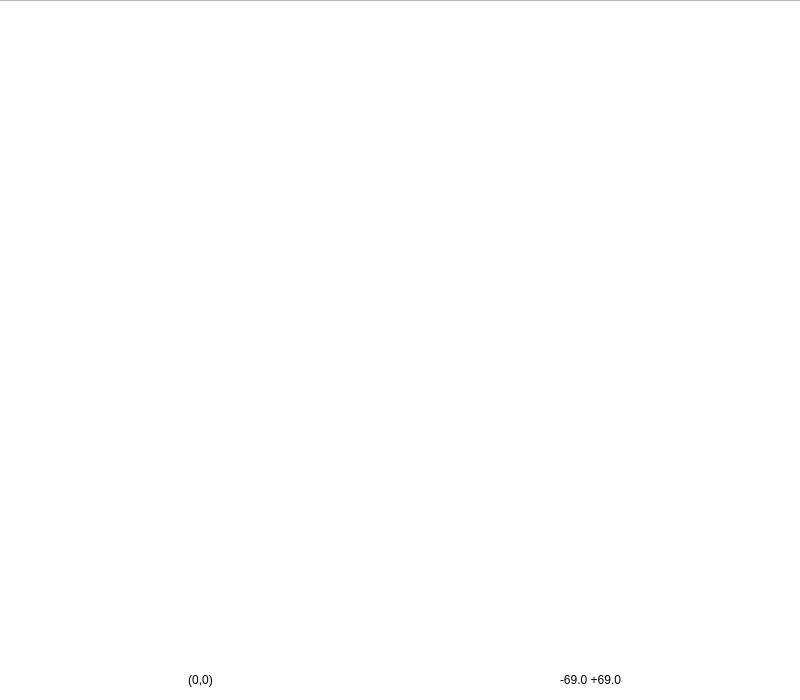
<?xml version="1.0" encoding="UTF-8"?>
<ui version="4.0">
 <class>Layout</class>
 <widget class="QWidget" name="Layout">
  <property name="enabled">
   <bool>true</bool>
  </property>
  <property name="geometry">
   <rect>
    <x>0</x>
    <y>0</y>
    <width>800</width>
    <height>700</height>
   </rect>
  </property>
  <property name="minimumSize">
   <size>
    <width>800</width>
    <height>700</height>
   </size>
  </property>
  <property name="maximumSize">
   <size>
    <width>800</width>
    <height>700</height>
   </size>
  </property>
  <property name="palette">
   <palette>
    <active>
     <colorrole role="Base">
      <brush brushstyle="SolidPattern">
       <color alpha="255">
        <red>255</red>
        <green>255</green>
        <blue>255</blue>
       </color>
      </brush>
     </colorrole>
     <colorrole role="Window">
      <brush brushstyle="SolidPattern">
       <color alpha="255">
        <red>239</red>
        <green>239</green>
        <blue>239</blue>
       </color>
      </brush>
     </colorrole>
     <colorrole role="LinkVisited">
      <brush brushstyle="SolidPattern">
       <color alpha="255">
        <red>255</red>
        <green>0</green>
        <blue>255</blue>
       </color>
      </brush>
     </colorrole>
    </active>
    <inactive>
     <colorrole role="Base">
      <brush brushstyle="SolidPattern">
       <color alpha="255">
        <red>255</red>
        <green>255</green>
        <blue>255</blue>
       </color>
      </brush>
     </colorrole>
     <colorrole role="Window">
      <brush brushstyle="SolidPattern">
       <color alpha="255">
        <red>239</red>
        <green>239</green>
        <blue>239</blue>
       </color>
      </brush>
     </colorrole>
     <colorrole role="LinkVisited">
      <brush brushstyle="SolidPattern">
       <color alpha="255">
        <red>255</red>
        <green>0</green>
        <blue>255</blue>
       </color>
      </brush>
     </colorrole>
    </inactive>
    <disabled>
     <colorrole role="Base">
      <brush brushstyle="SolidPattern">
       <color alpha="255">
        <red>239</red>
        <green>239</green>
        <blue>239</blue>
       </color>
      </brush>
     </colorrole>
     <colorrole role="Window">
      <brush brushstyle="SolidPattern">
       <color alpha="255">
        <red>239</red>
        <green>239</green>
        <blue>239</blue>
       </color>
      </brush>
     </colorrole>
     <colorrole role="LinkVisited">
      <brush brushstyle="SolidPattern">
       <color alpha="255">
        <red>255</red>
        <green>0</green>
        <blue>255</blue>
       </color>
      </brush>
     </colorrole>
    </disabled>
   </palette>
  </property>
  <property name="windowTitle">
   <string>Navigation Map</string>
  </property>
  <property name="autoFillBackground">
   <bool>true</bool>
  </property>
  <property name="styleSheet">
   <string notr="true"/>
  </property>
  <widget class="QGraphicsView" name="gv_map">
   <property name="geometry">
    <rect>
     <x>-10</x>
     <y>0</y>
     <width>811</width>
     <height>701</height>
    </rect>
   </property>
   <property name="autoFillBackground">
    <bool>true</bool>
   </property>
   <property name="styleSheet">
    <string notr="true"/>
   </property>
   <property name="verticalScrollBarPolicy">
    <enum>Qt::ScrollBarAlwaysOff</enum>
   </property>
   <property name="horizontalScrollBarPolicy">
    <enum>Qt::ScrollBarAlwaysOff</enum>
   </property>
  </widget>
  <widget class="QLabel" name="lb_rover_icon">
   <property name="geometry">
    <rect>
     <x>200</x>
     <y>349</y>
     <width>25</width>
     <height>25</height>
    </rect>
   </property>
   <property name="text">
    <string/>
   </property>
  </widget>
  <widget class="QLabel" name="lb_curr_position">
   <property name="geometry">
    <rect>
     <x>460</x>
     <y>670</y>
     <width>261</width>
     <height>20</height>
    </rect>
   </property>
   <property name="autoFillBackground">
    <bool>false</bool>
   </property>
   <property name="styleSheet">
    <string notr="true"/>
   </property>
   <property name="text">
    <string>-69.0 +69.0</string>
   </property>
   <property name="alignment">
    <set>Qt::AlignCenter</set>
   </property>
  </widget>
  <widget class="QLabel" name="lb_curr_xy_coord">
   <property name="geometry">
    <rect>
     <x>80</x>
     <y>670</y>
     <width>241</width>
     <height>20</height>
    </rect>
   </property>
   <property name="text">
    <string>(0,0)</string>
   </property>
   <property name="alignment">
    <set>Qt::AlignCenter</set>
   </property>
  </widget>
 </widget>
 <resources/>
 <connections/>
</ui>
